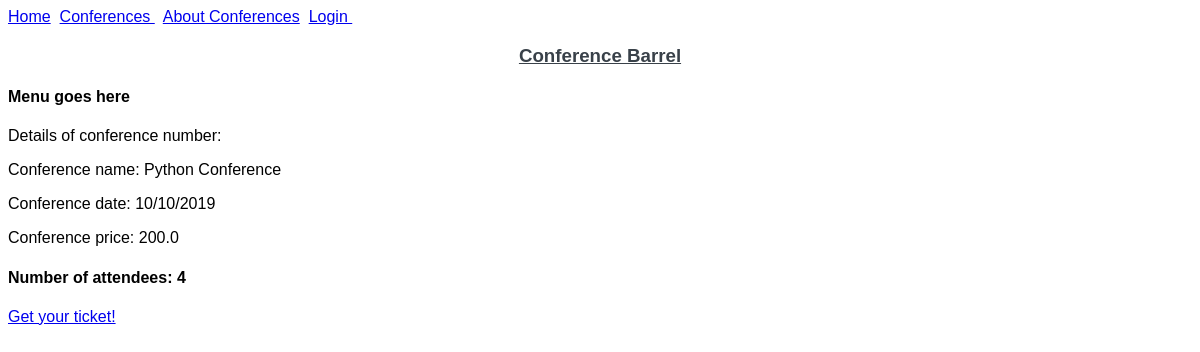
Screenshot of /conferences/1 with the database file from the repository.
### main.py (models this page shows, shortened)
class Conference(db.Model):
    id = db.Column(db.Integer, primary_key=True)
    title = db.Column(db.String, nullable=False)
    date = db.Column(db.DateTime, nullable=False, default=datetime.utcnow)
    ticket_cost = db.Column(db.Float, nullable=False)
    attendees = db.relationship('ConferenceBarrelUser', secondary='conference_barrel_tickets')

### main.py (the view)
@app.route('/conferences')
@app.route('/conferences/<int:conference_id>')
def conferences(conference_id=None):
    if conference_id is not None:
        global Conf_num
        Conf_num = conference_id
        conference_details = Conference.query.get(conference_id)
        if conference_details is None:
            abort(404)
        return render_template('details.html', conference_details=conference_details)
    else:
        return render_template('conferences.html', conferences=Conference.query.all())

### templates/details.html
{% extends 'basetemplatepage.html' %}
{% block content %}
<p> Details of conference number: </p>
<p> Conference name: {{conference_details.title}} </p>
<p> Conference date: {{conference_details.date.strftime('%d/%m/%Y') }} </p>
<p> Conference price: {{conference_details.ticket_cost}} </p>
<h4> Number of attendees: {{ conference_details.tickets.all() | count}} </h4>
        {% if current_user.is_authenticated %}
                <a href="{{ url_for('new_ticket', conference_id=conference_details.id)}}">Get your ticket!</a></br>
        {% else %}
            <p> <a href="{{ url_for('login')}}">Get your ticket!</a></br>
        {% endif %}
{% endblock %}

### static/styles/main.css (style rules this page uses)
* { font-family: Arial, Helvetica, sans-serif; }

### rows the page displays
Conference: title "Python Conference", date "10/10/2019", ticket_cost "200.0"

### other values shown
{{ conference_details.tickets.all() | count }} "4"
